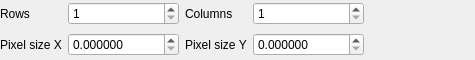
<?xml version="1.0" encoding="UTF-8"?>
<ui version="4.0">
 <class>QgsProcessingPixelSizeWidgetBase</class>
 <widget class="QgsPanelWidget" name="QgsProcessingPixelSizeWidgetBase">
  <property name="geometry">
   <rect>
    <x>0</x>
    <y>0</y>
    <width>475</width>
    <height>60</height>
   </rect>
  </property>
  <property name="windowTitle">
   <string notr="true">Form</string>
  </property>
  <layout class="QGridLayout" name="gridLayout" columnstretch="0,0,0,0,1">
   <property name="leftMargin">
    <number>0</number>
   </property>
   <property name="topMargin">
    <number>0</number>
   </property>
   <property name="rightMargin">
    <number>0</number>
   </property>
   <property name="bottomMargin">
    <number>0</number>
   </property>
   <item row="0" column="1">
    <widget class="QgsSpinBox" name="mRowsSpinBox">
     <property name="toolTip">
      <string>Number of rows (pixels) in output raster</string>
     </property>
     <property name="keyboardTracking">
      <bool>false</bool>
     </property>
     <property name="minimum">
      <number>1</number>
     </property>
     <property name="maximum">
      <number>999999</number>
     </property>
    </widget>
   </item>
   <item row="0" column="2">
    <widget class="QLabel" name="columnLabel">
     <property name="text">
      <string>Columns</string>
     </property>
     <property name="buddy">
      <cstring>mColumnsSpinBox</cstring>
     </property>
    </widget>
   </item>
   <item row="1" column="1">
    <widget class="QgsDoubleSpinBox" name="mCellXSpinBox">
     <property name="toolTip">
      <string>Resolution of each pixel in output raster, in layer units</string>
     </property>
     <property name="decimals">
      <number>6</number>
     </property>
     <property name="maximum">
      <double>999999999.000000000000000</double>
     </property>
    </widget>
   </item>
   <item row="1" column="0">
    <widget class="QLabel" name="cellsizeXLabel">
     <property name="text">
      <string>Pixel size X</string>
     </property>
    </widget>
   </item>
   <item row="0" column="3">
    <widget class="QgsSpinBox" name="mColumnsSpinBox">
     <property name="toolTip">
      <string>Number of columns (pixels) in output raster</string>
     </property>
     <property name="keyboardTracking">
      <bool>false</bool>
     </property>
     <property name="minimum">
      <number>1</number>
     </property>
     <property name="maximum">
      <number>999999</number>
     </property>
    </widget>
   </item>
   <item row="0" column="0">
    <widget class="QLabel" name="rowLabel">
     <property name="text">
      <string>Rows</string>
     </property>
     <property name="buddy">
      <cstring>mRowsSpinBox</cstring>
     </property>
    </widget>
   </item>
   <item row="1" column="2">
    <widget class="QLabel" name="cellsizeYLabel">
     <property name="text">
      <string>Pixel size Y</string>
     </property>
    </widget>
   </item>
   <item row="1" column="3">
    <widget class="QgsDoubleSpinBox" name="mCellYSpinBox">
     <property name="toolTip">
      <string>Resolution of each pixel in output raster, in layer units</string>
     </property>
     <property name="decimals">
      <number>6</number>
     </property>
     <property name="maximum">
      <double>999999999.000000000000000</double>
     </property>
    </widget>
   </item>
   <item row="0" column="4">
    <spacer name="horizontalSpacer_2">
     <property name="orientation">
      <enum>Qt::Orientation::Horizontal</enum>
     </property>
     <property name="sizeHint" stdset="0">
      <size>
       <width>40</width>
       <height>20</height>
      </size>
     </property>
    </spacer>
   </item>
  </layout>
 </widget>
 <customwidgets>
  <customwidget>
   <class>QgsPanelWidget</class>
   <extends>QWidget</extends>
   <header>qgspanelwidget.h</header>
   <container>1</container>
  </customwidget>
  <customwidget>
   <class>QgsSpinBox</class>
   <extends>QSpinBox</extends>
   <header>qgsspinbox.h</header>
  </customwidget>
  <customwidget>
   <class>QgsDoubleSpinBox</class>
   <extends>QDoubleSpinBox</extends>
   <header>qgsdoublespinbox.h</header>
  </customwidget>
 </customwidgets>
 <resources/>
 <connections/>
</ui>
